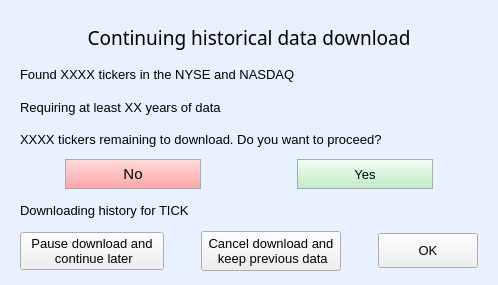
<?xml version="1.0" encoding="UTF-8"?>
<ui version="4.0">
 <class>ContinuingDownload</class>
 <widget class="QWidget" name="ContinuingDownload">
  <property name="geometry">
   <rect>
    <x>0</x>
    <y>0</y>
    <width>498</width>
    <height>285</height>
   </rect>
  </property>
  <property name="font">
   <font>
    <family>Arial</family>
   </font>
  </property>
  <property name="windowTitle">
   <string>Continuing history download</string>
  </property>
  <property name="styleSheet">
   <string notr="true">#ContinuingDownload{
background-color: rgb(231, 241, 255);
}

</string>
  </property>
  <widget class="QWidget" name="verticalLayoutWidget">
   <property name="geometry">
    <rect>
     <x>20</x>
     <y>20</y>
     <width>458</width>
     <height>251</height>
    </rect>
   </property>
   <layout class="QVBoxLayout" name="verticalLayout" stretch="4,3,3,3,5,6,7">
    <item>
     <widget class="QLabel" name="label">
      <property name="font">
       <font>
        <family>Arial Black</family>
        <pointsize>14</pointsize>
        <weight>50</weight>
        <bold>false</bold>
       </font>
      </property>
      <property name="text">
       <string>Continuing historical data download</string>
      </property>
      <property name="alignment">
       <set>Qt::AlignCenter</set>
      </property>
     </widget>
    </item>
    <item>
     <widget class="QLabel" name="cont_foundTickersLabel">
      <property name="font">
       <font>
        <family>Arial</family>
        <pointsize>10</pointsize>
       </font>
      </property>
      <property name="text">
       <string>Found XXXX tickers in the NYSE and NASDAQ</string>
      </property>
     </widget>
    </item>
    <item>
     <layout class="QHBoxLayout" name="horizontalLayout_2">
      <item>
       <widget class="QLabel" name="requiringLabel">
        <property name="font">
         <font>
          <family>Arial</family>
          <pointsize>10</pointsize>
         </font>
        </property>
        <property name="text">
         <string>Requiring at least XX years of data</string>
        </property>
       </widget>
      </item>
      <item>
       <spacer name="horizontalSpacer_2">
        <property name="orientation">
         <enum>Qt::Horizontal</enum>
        </property>
        <property name="sizeHint" stdset="0">
         <size>
          <width>40</width>
          <height>20</height>
         </size>
        </property>
       </spacer>
      </item>
     </layout>
    </item>
    <item>
     <widget class="QLabel" name="tickersRemainingLabel">
      <property name="font">
       <font>
        <family>Arial</family>
        <pointsize>10</pointsize>
       </font>
      </property>
      <property name="text">
       <string>XXXX tickers remaining to download. Do you want to proceed?</string>
      </property>
     </widget>
    </item>
    <item>
     <layout class="QHBoxLayout" name="horizontalLayout_3" stretch="1,3,2,3,1">
      <item>
       <spacer name="horizontalSpacer_4">
        <property name="orientation">
         <enum>Qt::Horizontal</enum>
        </property>
        <property name="sizeHint" stdset="0">
         <size>
          <width>40</width>
          <height>20</height>
         </size>
        </property>
       </spacer>
      </item>
      <item>
       <widget class="QPushButton" name="cont_noButton">
        <property name="minimumSize">
         <size>
          <width>0</width>
          <height>30</height>
         </size>
        </property>
        <property name="font">
         <font>
          <family>Arial</family>
          <pointsize>11</pointsize>
         </font>
        </property>
        <property name="styleSheet">
         <string notr="true">QPushButton {
	background-color: qlineargradient(spread:pad, x1:0.489, y1:0.959909, x2:0.484, y2:0.0113636, stop:0.00537634 rgba(255, 168, 168, 255), stop:1 rgba(255, 219, 219, 255));
border: 1px solid #aaaaaa;
}
QPushButton:hover {
	background-color: qlineargradient(spread:pad, x1:0.489, y1:0.959909, x2:0.484, y2:0.0113636, stop:0.00537634 rgba(255, 143, 143, 255), stop:1 rgba(255, 199, 199, 255));
}
QPushButton:pressed {
	background-color: qlineargradient(spread:pad, x1:0.489, y1:0.959909, x2:0.484, y2:0.0113636, stop:0.00537634 rgba(240, 140, 140, 255), stop:1 rgba(255, 150, 150, 255));
}

</string>
        </property>
        <property name="text">
         <string>No</string>
        </property>
       </widget>
      </item>
      <item>
       <spacer name="horizontalSpacer_3">
        <property name="orientation">
         <enum>Qt::Horizontal</enum>
        </property>
        <property name="sizeHint" stdset="0">
         <size>
          <width>40</width>
          <height>20</height>
         </size>
        </property>
       </spacer>
      </item>
      <item>
       <widget class="QPushButton" name="cont_proceedButton">
        <property name="minimumSize">
         <size>
          <width>0</width>
          <height>30</height>
         </size>
        </property>
        <property name="font">
         <font>
          <family>Arial</family>
          <pointsize>10</pointsize>
         </font>
        </property>
        <property name="styleSheet">
         <string notr="true">QPushButton {
	background-color: qlineargradient(spread:pad, x1:0.484, y1:0.960227, x2:0.473, y2:0.017, stop:0 rgba(192, 236, 198, 255), stop:1 rgba(243, 252, 242, 255));
border: 1px solid #aaaaaa;
}
QPushButton:hover {
	background-color: qlineargradient(spread:pad, x1:0.484, y1:0.960227, x2:0.473, y2:0.017, stop:0 rgba(159, 236, 169, 255), stop:1 rgba(225, 252, 221, 255));
}
QPushButton:pressed {
	background-color: qlineargradient(spread:pad, x1:0.484, y1:0.960227, x2:0.473, y2:0.017, stop:0 rgba(159, 236, 169, 255), stop:1 rgba(210, 240, 210, 255));
}

</string>
        </property>
        <property name="text">
         <string>Yes</string>
        </property>
       </widget>
      </item>
      <item>
       <spacer name="horizontalSpacer_5">
        <property name="orientation">
         <enum>Qt::Horizontal</enum>
        </property>
        <property name="sizeHint" stdset="0">
         <size>
          <width>40</width>
          <height>20</height>
         </size>
        </property>
       </spacer>
      </item>
     </layout>
    </item>
    <item>
     <widget class="QLabel" name="cont_download_status_label">
      <property name="maximumSize">
       <size>
        <width>16777215</width>
        <height>30</height>
       </size>
      </property>
      <property name="font">
       <font>
        <family>Arial</family>
        <pointsize>10</pointsize>
       </font>
      </property>
      <property name="text">
       <string>Downloading history for TICK</string>
      </property>
     </widget>
    </item>
    <item>
     <layout class="QHBoxLayout" name="horizontalLayout" stretch="5,1,5,1,2">
      <item>
       <widget class="QPushButton" name="cont_pauseButton">
        <property name="minimumSize">
         <size>
          <width>140</width>
          <height>35</height>
         </size>
        </property>
        <property name="maximumSize">
         <size>
          <width>16777215</width>
          <height>16777215</height>
         </size>
        </property>
        <property name="font">
         <font>
          <family>Arial</family>
          <pointsize>10</pointsize>
         </font>
        </property>
        <property name="styleSheet">
         <string notr="true"/>
        </property>
        <property name="text">
         <string>Pause download and 
 continue later</string>
        </property>
       </widget>
      </item>
      <item>
       <spacer name="horizontalSpacer">
        <property name="orientation">
         <enum>Qt::Horizontal</enum>
        </property>
        <property name="sizeHint" stdset="0">
         <size>
          <width>40</width>
          <height>20</height>
         </size>
        </property>
       </spacer>
      </item>
      <item alignment="Qt::AlignHCenter|Qt::AlignVCenter">
       <widget class="QPushButton" name="cont_cancelButton">
        <property name="minimumSize">
         <size>
          <width>140</width>
          <height>40</height>
         </size>
        </property>
        <property name="maximumSize">
         <size>
          <width>220</width>
          <height>16777215</height>
         </size>
        </property>
        <property name="font">
         <font>
          <family>Arial</family>
          <pointsize>10</pointsize>
         </font>
        </property>
        <property name="text">
         <string>Cancel download and
 keep previous data</string>
        </property>
       </widget>
      </item>
      <item>
       <spacer name="horizontalSpacer_6">
        <property name="orientation">
         <enum>Qt::Horizontal</enum>
        </property>
        <property name="sizeHint" stdset="0">
         <size>
          <width>40</width>
          <height>20</height>
         </size>
        </property>
       </spacer>
      </item>
      <item>
       <widget class="QPushButton" name="cont_okButton">
        <property name="enabled">
         <bool>true</bool>
        </property>
        <property name="minimumSize">
         <size>
          <width>100</width>
          <height>35</height>
         </size>
        </property>
        <property name="font">
         <font>
          <family>Arial</family>
          <pointsize>10</pointsize>
         </font>
        </property>
        <property name="text">
         <string>OK</string>
        </property>
       </widget>
      </item>
     </layout>
    </item>
   </layout>
  </widget>
 </widget>
 <resources/>
 <connections/>
</ui>
